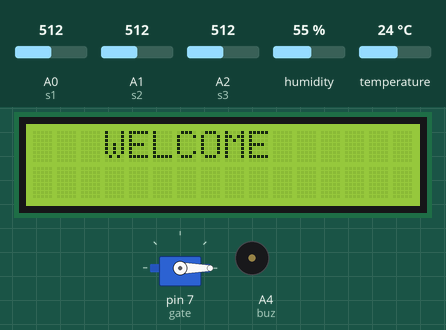
This sketch was run on a simulated Arduino Uno, built with avr-gcc and run on an emulated ATmega328P. Shown: 16×2 character LCD, servo, buzzer (waves = sounding, pin HIGH). The inputs (shaded band) are chosen by the test bench; at power-on: A0 (s1) = 512, A1 (s2) = 512, A2 (s3) = 512, humidity 55 %, temperature 24 °C. What the sketch prints to the serial monitor is not drawn.

Above: at 0.1 s.
At 30.1 s:
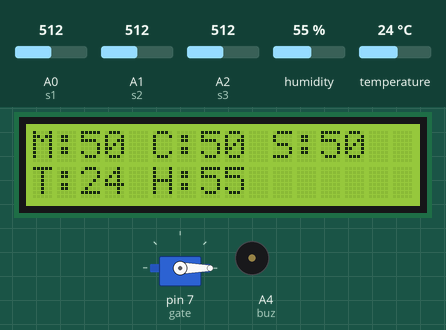

The sketch:

main_code.ino
```cpp
#include <LiquidCrystal.h>
#include "DHT.h"
#include<Servo.h>
#define DHTPIN A3
int sts=1;
const int rs = 8, en = 9, d4 = 10, d5 = 11, d6 = 12, d7 = 13;
LiquidCrystal lcd(rs, en, d4, d5, d6, d7);

Servo gate;
#define s1 A0
#define s2 A1
#define s3 A2
#define DHTTYPE DHT11
int s1val,s2val,s3val,t,h;
int cnt=0;
int buz=A4;
DHT dht(DHTPIN, DHTTYPE);
void setup() {
  // put your setup code here, to run once:
  Serial.begin(9600);
  lcd.begin(16, 2);
  pinMode(buz,OUTPUT);
  dht.begin();
  lcd.print("   WELCOME");
  gate.attach(7);
  gate.write(0);
  delay(30000);
}

void loop() {
  // put your main code here, to run repeatedly:

  s1val=analogRead(s1)/10.23;
  s2val=analogRead(s2)/10.23;
  s3val=analogRead(s3)/10.23;
  t = dht.readTemperature();
  h = dht.readHumidity();
  lcd.clear();
  lcd.print("M:"+ String(s1val) + " C:"+ String(s2val)+ " S:"+ String(s3val));
  lcd.setCursor(0,1);
 lcd.print("T:"+ String(t) + " H:"+ String(h));
 String str=String(s1val)+","+ String(s2val)+","+ String(s3val)+","+ String(t)+","+ String(h);
 if(Serial.available())
 {
   sts=Serial.read();
 }

  if(sts=='1')
  {
    lcd.setCursor(10,1);
    lcd.print("GOOD");
  }

   if(sts=='2')
  {
    lcd.setCursor(10,1);
    lcd.print("MODRTE");
  }

   if(sts=='3')
  {
     digitalWrite(buz,1);
    lcd.setCursor(10,1);
    lcd.print("BAD");
    delay(300);
    digitalWrite(buz,0);
  }

  if(t>35)
  {
    gate.write(90);

  }
  else
  {
     gate.write(0);
  }
  cnt=cnt+1;
  delay(1000);
  if(cnt>15)
  {
    cnt=0;
    Serial.println(str);
    delay(1000);
  }
}
```
